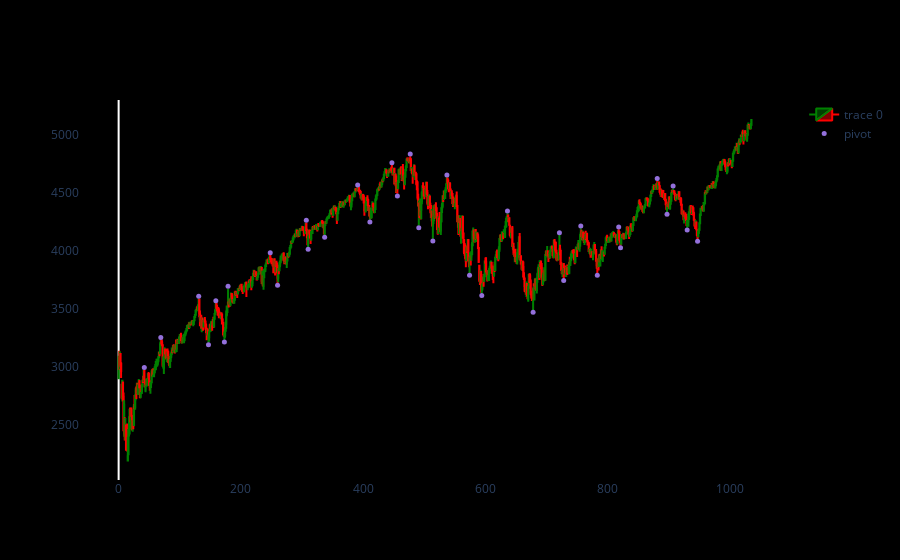

Notebook code for this chart:
### Code cell
import plotly.graph_objects as go

dfpl = df
fig = go.Figure(data=[go.Candlestick(x=dfpl.index,
                open=dfpl['open'],
                high=dfpl['high'],
                low=dfpl['low'],
                close=dfpl['close'],
                increasing_line_color= 'green', 
                decreasing_line_color= 'red')])

fig.add_scatter(x=dfpl.index, y=dfpl['pointpos'], mode="markers",
                marker=dict(size=5, color="MediumPurple"),
                name="pivot")
fig.update_layout(xaxis_rangeslider_visible=False)
fig.update_xaxes(showgrid=False)
fig.update_yaxes(showgrid=False)
fig.update_layout(paper_bgcolor='black', plot_bgcolor='black')

fig

### Figure 1 — Plotly figure (JSON) as saved in the notebook; plotly's stock layout.template omitted (floating-point values rounded to 4 significant figures; data arrays with more than 128 entries replaced by an {"elided": "..."} marker saying what was removed)
{"data": [{"close": {"elided": "1036 float values"}, "decreasing": {"line": {"color": "red"}}, "high": {"elided": "1036 float values"}, "increasing": {"line": {"color": "green"}}, "low": {"elided": "1036 float values"}, "open": {"elided": "1036 float values"}, "type": "candlestick", "x": {"elided": "1036 int values"}}, {"marker": {"color": "MediumPurple", "size": 5}, "mode": "markers", "name": "pivot", "type": "scatter", "x": {"elided": "1036 int values"}, "y": {"elided": "1036 float values"}}], "layout": {"paper_bgcolor": "black", "plot_bgcolor": "black", "xaxis": {"rangeslider": {"visible": false}, "showgrid": false}, "yaxis": {"showgrid": false}}}
